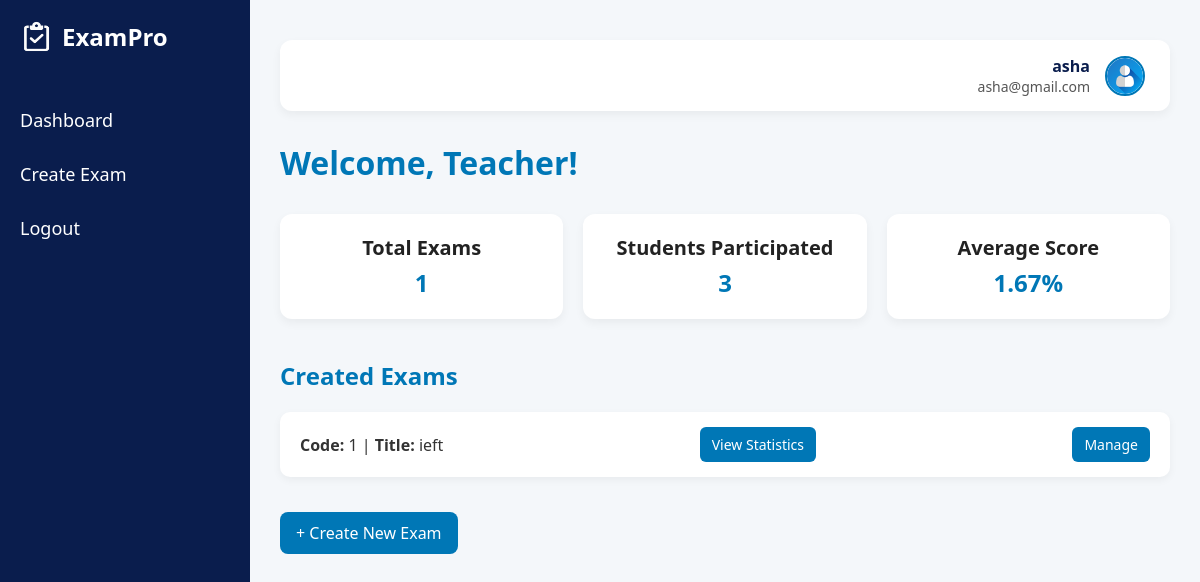
The app's page /dashboard_teacher (signed in) with its own data.
### tables this page shows
CREATE TABLE Teacher (
                            id INTEGER PRIMARY KEY AUTOINCREMENT,
                            username TEXT,
                            email TEXT,
                            password TEXT);

CREATE TABLE Exam (
                                    id INTEGER PRIMARY KEY AUTOINCREMENT,
                                    teacher_id INTEGER,
                                    title TEXT,
                                    total_marks INTEGER,
                                    is_started INTEGER DEFAULT 0,
                                    duration INTEGER  -- in minutes maybe
                                );

### app.py (the view)
@app.route('/dashboard_teacher')
def dashboard_teacher():
    if 'teacher_id' not in session:
        return redirect('/login_teacher')
    teacher_id = session['teacher_id']
    with sqlite3.connect('database.db') as conn:
        cursor = conn.cursor()
        cursor.execute("SELECT * FROM Exam WHERE teacher_id = ?", (teacher_id,))
        exams = cursor.fetchall()
        total_exams = len(exams)
        cursor.execute('''
            SELECT COUNT(DISTINCT Attended.student_id)
            FROM Attended
            JOIN Exam ON Attended.exam_id = Exam.id
            WHERE Exam.teacher_id = ?
        ''', (teacher_id,))
        total_students = cursor.fetchone()[0] or 0
        cursor.execute('''
            SELECT AVG(Attended.earned_total)
            FROM Attended
            JOIN Exam ON Attended.exam_id = Exam.id
            WHERE Exam.teacher_id = ?
        ''', (teacher_id,))
        avg_score = cursor.fetchone()[0]
        average_score = round(avg_score, 2) if avg_score else 0
        cursor.execute("SELECT username, email FROM Teacher WHERE id = ?", (teacher_id,))
        teacher_info = cursor.fetchone()
        teacher_name,teacher_email = teacher_info if teacher_info else ("Unknown", "unknown@example.com")
    return render_template(
        'dashboard_teacher.html',
        exams=exams,
        total_exams=total_exams,
        total_students=total_students,
        average_score=average_score,
        teacher_name=teacher_name,
        teacher_email=teacher_email
    )

### templates/dashboard_teacher.html (shortened to what this page needs)
<!DOCTYPE html>
<html lang="en">
<head>
</head>
<body>
    <div class="wrapper">
        <div class="sidebar">
            <div class="logo-title">
                <img src="{{ url_for('static', filename='images/logo.png') }}" alt="Logo">
                <span>ExamPro</span>
            </div>
            <a href="#">Dashboard</a>
            <a href="/create_exam">Create Exam</a>
            <a href="/" onclick="logout(event)">Logout</a>
        </div>
        <div class="main-content">
<div class="profile-header">
    <div class="profile-info">
        <p class="teacher-name">{{ teacher_name }}</p>
        <p class="teacher-email">{{ teacher_email }}</p>
    </div>
    <img src="{{ url_for('static', filename='images/avatar.png') }}" alt="Avatar" class="avatar">
</div>
            <div class="dashboard-section">
                <h1>Welcome, Teacher!</h1>
                <div class="stat-cards">
                    <div class="stat-card">
                        <h3>Total Exams</h3>
                        <p>{{ total_exams }}</p>
                    </div>
                    <div class="stat-card">
                        <h3>Students Participated</h3>
                        <p>{{ total_students }}</p>
                    </div>
                    <div class="stat-card">
                        <h3>Average Score</h3>
                        <p>{{ average_score }}%</p>
                    </div>
                </div>
            </div>
            <div class="exam-list">
                <h2>Created Exams</h2>
                {% for exam in exams %}
                    <div class="exam-item">
                        <span><strong>Code:</strong> {{ exam[0] }} | <strong>Title:</strong> {{ exam[2] }}</span>
                        <a href="/exam_details/{{ exam[0] }}">View Statistics</a>
                        <a href="/manage_exam/{{ exam[0] }}">Manage</a>
                    </div>
                {% else %}
                    <p>No exams created yet.</p>
                {% endfor %}
                <a href="/create_exam" class="create-btn">+ Create New Exam</a>
            </div>
        </div>
    </div>
</body>
</html>

### templates/dashboard_teacher.html (style rules this page uses)
* { margin: 0; padding: 0; box-sizing: border-box; }
body, html { height: 100%; font-family: 'Segoe UI', Tahoma, Geneva, Verdana, sans-serif; background-color: #f7fafc; }
.wrapper { display: flex; height: 100vh; }
.sidebar { width: 250px; background-color: #0a1d4d; color: white; padding: 20px; display: flex; flex-direction: column; }
.logo-title { display: flex; align-items: center; gap: 10px; margin-bottom: 40px; }
.logo-title img { width: 32px; height: 32px; }
.logo-title span { font-size: 24px; font-weight: bold; }
.sidebar a { color: white; text-decoration: none; font-size: 18px; margin: 15px 0; transition: color 0.3s ease; }
.main-content { flex-grow: 1; padding: 30px; background-color: #f4f7fa; overflow-y: auto; }
.dashboard-section h1 { font-size: 32px; color: #0077b6; margin-bottom: 30px; }
.stat-cards { display: flex; gap: 20px; flex-wrap: wrap; }
.stat-card { background: white; padding: 20px 30px; border-radius: 12px; box-shadow: 0 4px 10px rgba(0, 0, 0, 0.05); min-width: 180px; flex: 1; text-align: center; }
.stat-card h3 { font-size: 20px; color: #222; margin-bottom: 5px; }
.stat-card p { font-size: 24px; font-weight: bold; color: #0077b6; }
.exam-list { margin-top: 40px; }
.exam-list h2 { font-size: 24px; color: #0077b6; margin-bottom: 20px; }
.exam-item { background-color: white; padding: 15px 20px; margin-bottom: 15px; border-radius: 10px; box-shadow: 0 3px 8px rgba(0, 0, 0, 0.05); display: flex; justify-content: space-between; align-items: center; }
.exam-item span { font-size: 16px; color: #333; }
.exam-item a { text-decoration: none; background-color: #0077b6; color: white; padding: 8px 12px; border-radius: 6px; font-size: 14px; }
.create-btn { display: inline-block; margin-top: 20px; padding: 10px 16px; background-color: #0077b6; color: white; text-decoration: none; border-radius: 8px; font-size: 16px; }
.profile-header { background-color: white; display: flex; justify-content: flex-end; align-items: center; padding: 15px 25px; border-radius: 12px; box-shadow: 0 4px 10px rgba(0, 0, 0, 0.05); margin-bottom: 30px; margin-top: 10px; }
.profile-info { text-align: right; margin-right: 15px; }
.teacher-name { font-size: 16px; font-weight: 600; color: #0a1d4d; }
.teacher-email { font-size: 14px; color: #555; }
.avatar { width: 40px; height: 40px; border-radius: 50%; object-fit: cover; border: 2px solid #0077b6; }

### records on screen
Teacher: username "asha", email "asha@gmail.com"
Exam: id "1", title "ieft"

### other values on screen
{{ total_exams }} "1"
{{ total_students }} "3"
{{ average_score }} "1.67"
